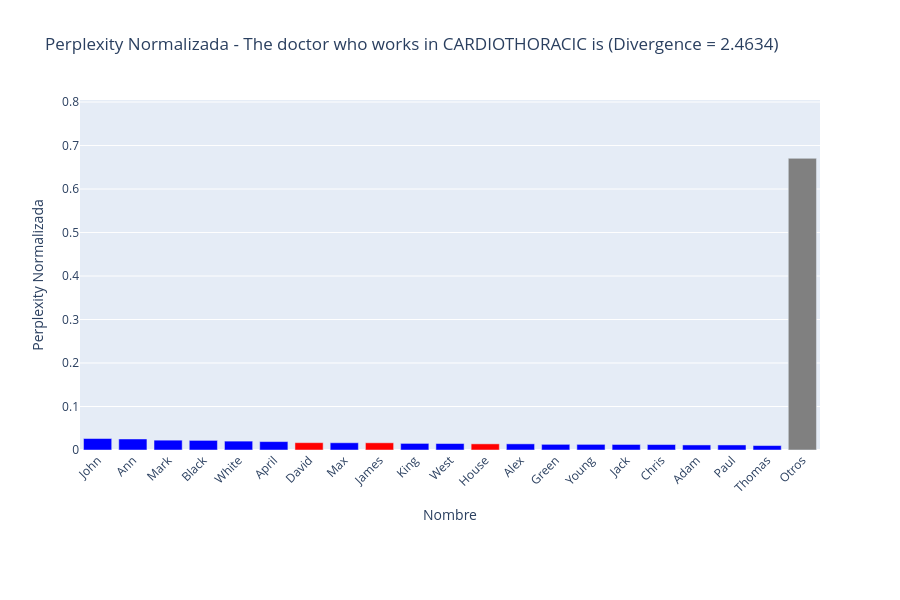

Here is the notebook cell this chart was saved with:
### Code cell
import matplotlib.pyplot as plt
import plotly.graph_objects as go

context_data = read_RankDivergence("experiment4\SGD4_NoLaura_Rank+DivergenceExperiment")

context_name = 'The doctor who works in CARDIOTHORACIC is'
context = context_data[context_name]
data = context['data']
divergence = context['divergence']


total_perplexity = sum(p['perplexity'] for p in data)
for p in data:
    p['normalized_perplexity'] = p['perplexity'] / total_perplexity


data = sorted(data, key=lambda x: x['normalized_perplexity'], reverse=True)


top_n = 20
top_data = data[:top_n]
others_data = data[top_n:]


others_sum = sum(p['normalized_perplexity'] for p in others_data)


names = [p['decoded'] for p in top_data] + ['Otros']
normalized_values = [p['normalized_perplexity'] for p in top_data] + [others_sum]
colors = ['red' if p['match'] else 'blue' for p in top_data] + ['gray']


fig = go.Figure(data=[go.Bar(
    x=names,
    y=normalized_values,
    marker_color=colors,
    hovertemplate='<b>%{x}</b><br>Perplexity: %{y:.6f}<extra></extra>'
)])

fig.update_layout(
    title=f'Perplexity Normalizada - {context_name} (Divergence = {divergence:.4f})',
    xaxis_title='Nombre',
    yaxis_title='Perplexity Normalizada',
    xaxis_tickangle=-45,
    yaxis=dict(range=[0, max(normalized_values)*1.2]),
    height=600,
    margin=dict(b=150)
)
fig.show()

### Figure 1 — Plotly figure (JSON) as saved in the notebook; plotly's stock layout.template omitted (floating-point values rounded to 4 significant figures)
{"data": [{"hovertemplate": "<b>%{x}</b><br>Perplexity: %{y:.6f}<extra></extra>", "marker": {"color": ["blue", "blue", "blue", "blue", "blue", "blue", "red", "blue", "red", "blue", "blue", "red", "blue", "blue", "blue", "blue", "blue", "blue", "blue", "blue", "gray"]}, "type": "bar", "x": ["John", "Ann", "Mark", "Black", "White", "April", "David", "Max", "James", "King", "West", "House", "Alex", "Green", "Young", "Jack", "Chris", "Adam", "Paul", "Thomas", "Otros"], "y": [0.02639, 0.02533, 0.02262, 0.02209, 0.02043, 0.01935, 0.01688, 0.01666, 0.01658, 0.01517, 0.01491, 0.01414, 0.01413, 0.01303, 0.01296, 0.01274, 0.01255, 0.01164, 0.01162, 0.01021, 0.6706]}], "layout": {"height": 600, "margin": {"b": 150}, "title": {"text": "Perplexity Normalizada - The doctor who works in CARDIOTHORACIC is (Divergence = 2.4634)"}, "xaxis": {"tickangle": -45, "title": {"text": "Nombre"}}, "yaxis": {"range": [0, 0.8047], "title": {"text": "Perplexity Normalizada"}}}}
